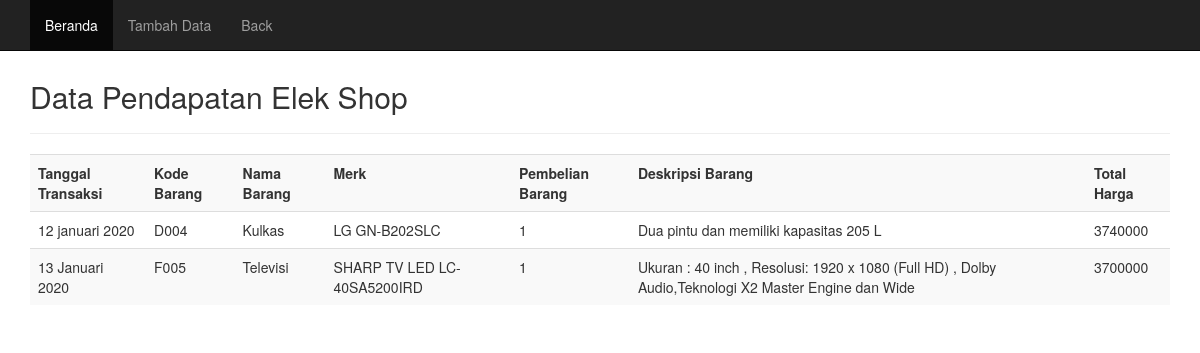
Screenshot of /user3.php with the database file from the repository.
### tables this page shows
CREATE TABLE `pendapatan` (
  `tanggal` varchar(50) NOT NULL,
  `kode` varchar(6) NOT NULL,
  `barang` varchar(50) NOT NULL,
  `merk` varchar(30) NOT NULL,
  `deskripsi` varchar(100) NOT NULL,
  `stok` varchar(30) NOT NULL,
  `total` varchar(30) NOT NULL
);

### user3.php (the view, shortened to what this page needs)
<!DOCTYPE html>
<html lang="en">
<head>
	<link href="css/bootstrap.min.css" rel="stylesheet">
</head>
<body>
	<nav class="navbar navbar-inverse navbar-fixed-top">
		<div class="container">
			<div id="navbar" class="navbar-collapse collapse">
				<ul class="nav navbar-nav">
					<li class="active"><a href="">Beranda</a></li>
					<li><a href="tambah2.php">Tambah Data</a></li>
						<li><a href="center.php">Back</a></li>
				</ul>
			</div>
		</div>
	</nav>
	<div class="container">
		<div class="content">
			<h2>Data Pendapatan Elek Shop</h2>
			<hr />
	<div class="table-responsive">
			<table class="table table-striped table-hover">
				<tr><th>Tanggal Transaksi</th>
					<th>Kode Barang</th>
                    <th>Nama Barang</th>
					<th>Merk</th>
                    <th>Pembelian Barang</th>
					<th>Deskripsi Barang</th>
					<th>Total Harga</th>
	</tr>
	<?php
	include "connect.php";
	$query = "SELECT * FROM pendapatan";
	$sql = mysqli_query($connect, $query);
	while($data = mysqli_fetch_array($sql)){
	echo "<tr>";
	echo "<td>".$data['tanggal']."</td>";
echo "<td>".$data['kode']."</td>";
echo "<td>".$data['barang']."</td>";
echo "<td>".$data['merk']."</td>";
echo "<td>".$data['stok']."</td>";
echo "<td>".$data['deskripsi']."</td>";
echo "<td>".$data['total']."</td>";
	echo "</tr>";
	}
	?>
	</table>
	</body>
</html>

### user3.php (style rules this page uses)
.content { margin-top: 80px; }

### rows the page displays
pendapatan: tanggal "12 januari 2020", kode "D004", barang "Kulkas", merk "LG GN-B202SLC", stok "1", deskripsi "Dua pintu dan memiliki kapasitas 205 L", total "3740000"
pendapatan: tanggal "13 Januari 2020", kode "F005", barang "Televisi", merk "SHARP TV LED LC-40SA5200IRD", stok "1", deskripsi "Ukuran : 40 inch , Resolusi: 1920 x 1080 (Full HD) , Dolby Audio,Teknologi X2 Master Engine dan Wide", total "3700000"
